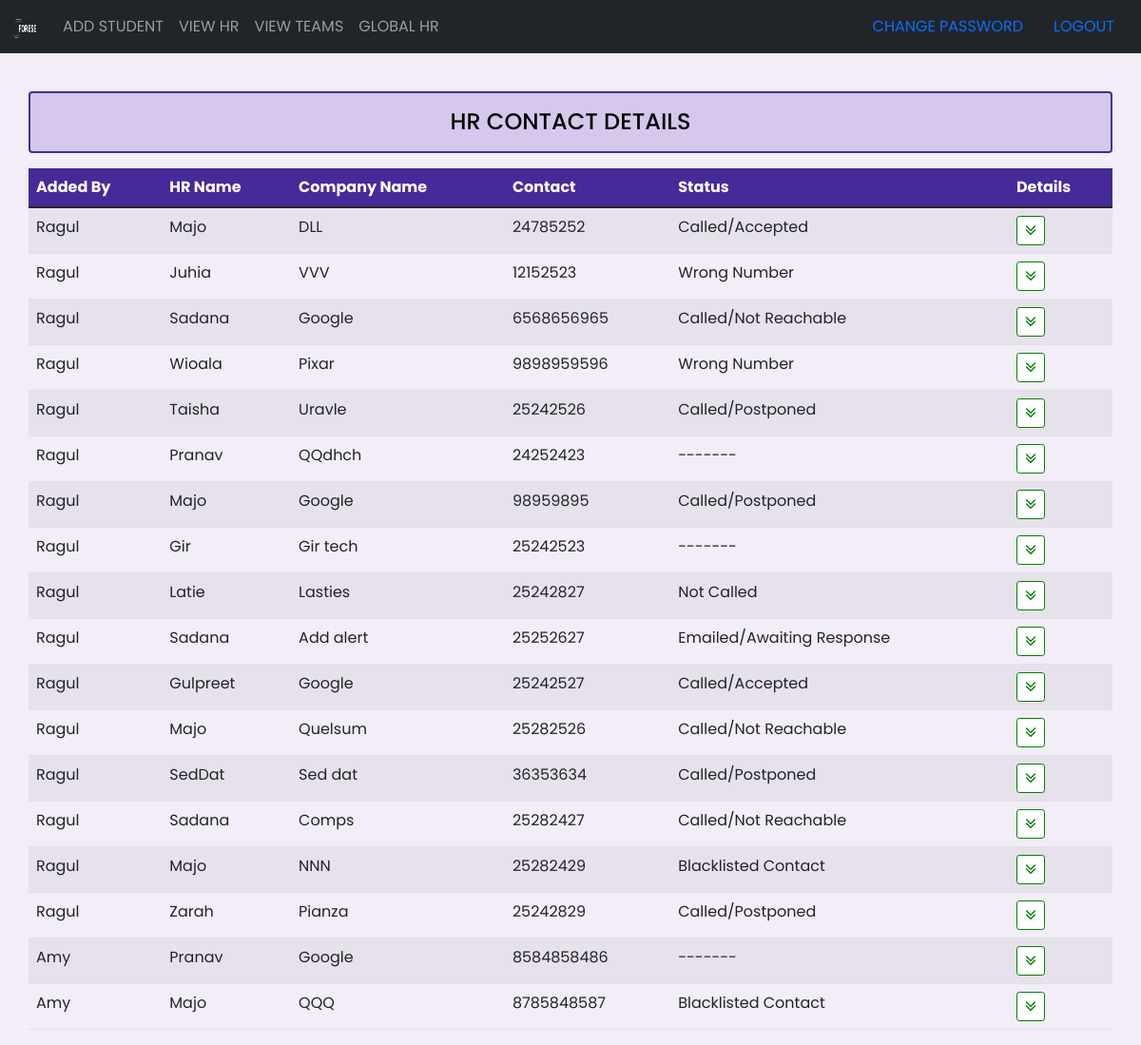
/team_eds/view_hrs/ (signed in), run on an earlier commit of the app's database.
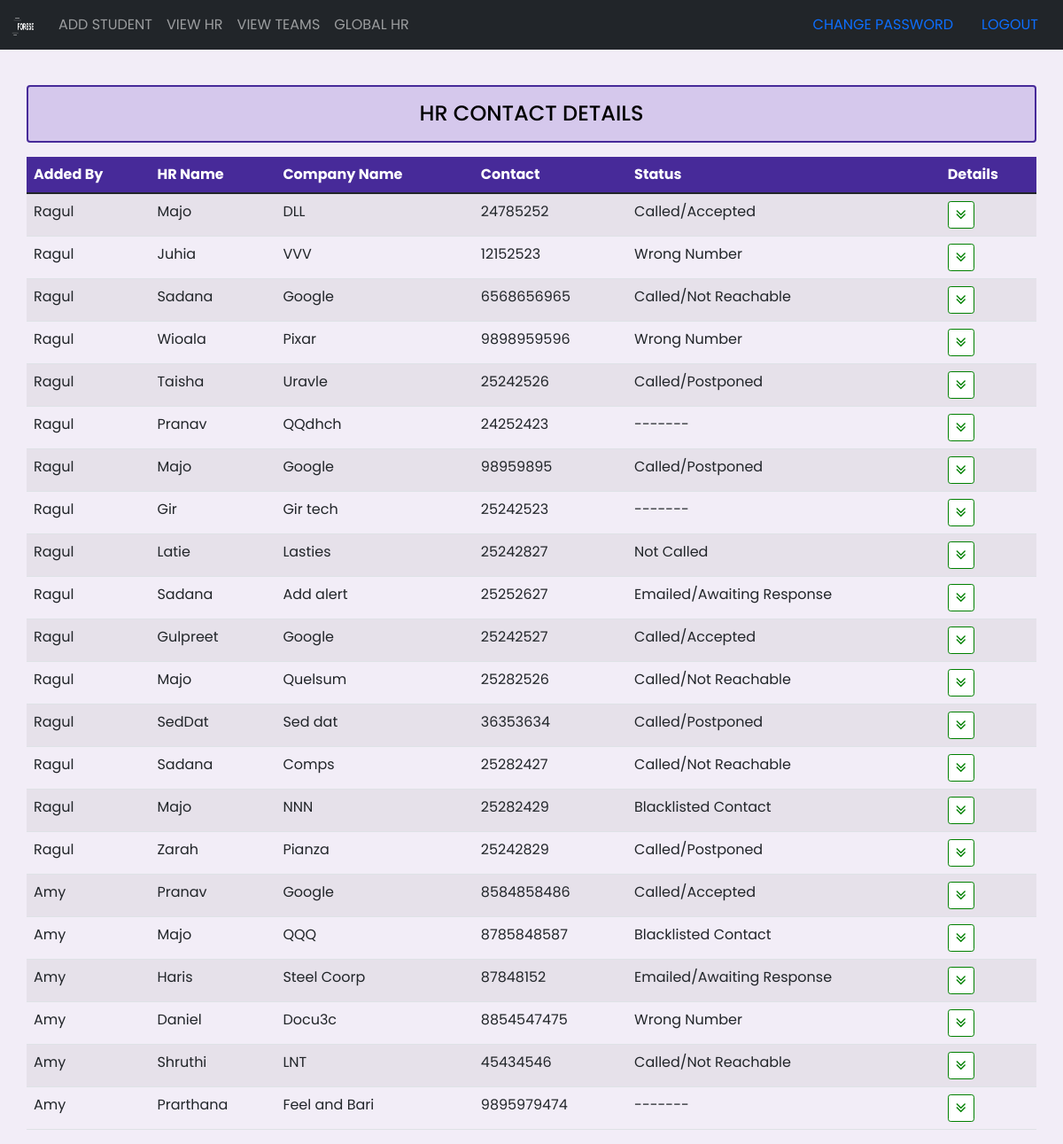
And on a later commit of the database.
### hr_features/models.py (models this page shows)
class Hr(models.Model):
    added_by=models.ForeignKey(User,on_delete=models.SET_NULL,null=True)
    fullname=models.CharField( max_length=70)
    companyname=models.CharField( max_length=70)
    email=models.CharField( max_length=70,unique=True)
    mobile = models.CharField(max_length=10,unique=True)
    status=models.CharField(choices=STATUS_CHOICE,max_length=70)
    interview=models.CharField(choices=INTERVIEW_CHOICE,max_length=70)
    hrcount=models.PositiveIntegerField()
    dept=models.CharField(max_length=70)
    transport=models.CharField(choices=TRANSPORT_CHOICE,max_length=70)
    extra_comments=models.TextField()
    internship=models.BooleanField(default=False)
    dtoc=models.DateTimeField(auto_now_add=True,null=True)

### accounts/models.py (models this page shows, shortened)
class User(AbstractBaseUser):
    fullname=models.CharField(max_length=50,null=True)
    email = models.EmailField(verbose_name='email address',max_length=255,unique=True)
    is_active = models.BooleanField(default=True)
    is_admin = models.BooleanField(default=False)
    user_type=models.CharField(max_length=35,null=True,choices=UserChoice)
    objects = MyUserManager()
    USERNAME_FIELD = 'email'
    REQUIRED_FIELDS = []

### team_eds/views.py (the view)
# urls.py: path('view_hrs/',views.view_hrs,name='teams_eds_view_hrs'),
def view_hrs(request):
    if request.user.is_authenticated and check_team_ed(request.user):
        team=TeamEDS.objects.filter(head_user=request.user).first()
        students=TeamMatch.objects.filter(team_ed=team).all()
        hrs=[]
        for student in students:
            hrs.append(Hr.objects.all().filter(added_by=student.student_users))
        return render(request,'team_eds/view_hrs.html',{"hrs":hrs})
    else:
        return redirect('teams_eds_login')

### team_eds/views.py (called while the page is built)
def check_team_ed(user):
    if user.user_type == 'TEAM_ED':
        return True
    else:
	    return False

### team_eds/templates/team_eds/view_hrs.html (shortened to what this page needs)
{% extends 'team_eds/layout.html' %}
{% load static %}
{% block main %}
<div class="row">
        <h4 class="text-center alert alert-info heading"> HR CONTACT DETAILS</h4>
        <table class="table table-striped" >
        <thead style="background-color:#472a99;">
            <tr>
            <th scope="col" class="scope">Added By</th>
            <th scope="col" class="scope">HR Name</th>
            <th scope="col" class="scope">Company Name</th>
            <th scope="col" class="scope">Contact</th>
            <th scope="col" class="scope">Status</th>
            <th scope="col" class="scope">Details</th>
            </tr>
        </thead>
        <tbody>
            {% for hr in hrs %}
                {% for h in hr %}
            <tr>
                <td>{{h.added_by.fullname}}</td>
                <td>{{h.fullname}}</td>
                <td>{{h.companyname}}</td>
                <td>{{h.mobile}}</td>
                <td>{{h.status}}</td>
                <td><button type="button" class="btn btn-primary btn-sm" data-bs-toggle="modal" data-bs-target="#HR{{hr.pk}}" style="background-color:white; border-color:green"><i class="fa fa-angle-double-down fa-lg" style="color:green"></i></button>
                  </td>
            </tr>
            {% endfor %}
        {% endfor %}
        </tbody>
        </table>
</div>
{% endblock %}

What changed in the data, as far as the page shows it:
changed Hr (number 17 of 22 on the later page): status "-------" → "Called/Accepted"
added Hr: added_by.fullname "Amy", fullname "Haris", companyname "Steel Coorp", mobile "87848152", status "Emailed/Awaiting Response"
added Hr: added_by.fullname "Amy", fullname "Daniel", companyname "Docu3c", mobile "8854547475", status "Wrong Number"
added Hr: added_by.fullname "Amy", fullname "Shruthi", companyname "LNT", mobile "45434546", status "Called/Not Reachable"
added Hr: added_by.fullname "Amy", fullname "Prarthana", companyname "Feel and Bari", mobile "9895979474", status "-------"
